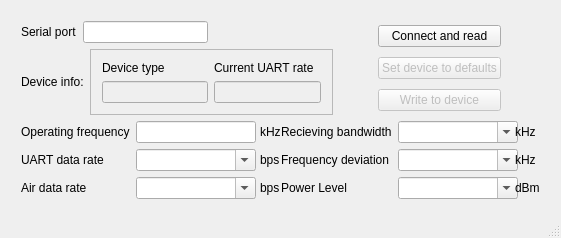
<?xml version="1.0" encoding="UTF-8"?>
<ui version="4.0">
 <class>Configurator</class>
 <widget class="QMainWindow" name="Configurator">
  <property name="geometry">
   <rect>
    <x>0</x>
    <y>0</y>
    <width>561</width>
    <height>238</height>
   </rect>
  </property>
  <property name="windowTitle">
   <string>HM-TRP Configurator</string>
  </property>
  <widget class="QWidget" name="centralWidget">
   <widget class="QWidget" name="layoutWidget">
    <property name="geometry">
     <rect>
      <x>10</x>
      <y>10</y>
      <width>541</width>
      <height>201</height>
     </rect>
    </property>
    <layout class="QVBoxLayout" name="verticalLayout_3">
     <item>
      <layout class="QHBoxLayout" name="horizontalLayout_3">
       <item>
        <layout class="QVBoxLayout" name="verticalLayout_2">
         <item>
          <layout class="QHBoxLayout" name="horizontalLayout">
           <item>
            <widget class="QLabel" name="label">
             <property name="text">
              <string>Serial port</string>
             </property>
            </widget>
           </item>
           <item>
            <widget class="QLineEdit" name="serialPort"/>
           </item>
           <item>
            <spacer name="horizontalSpacer">
             <property name="orientation">
              <enum>Qt::Horizontal</enum>
             </property>
             <property name="sizeHint" stdset="0">
              <size>
               <width>40</width>
               <height>20</height>
              </size>
             </property>
            </spacer>
           </item>
          </layout>
         </item>
         <item>
          <layout class="QHBoxLayout" name="horizontalLayout_2">
           <item>
            <widget class="QLabel" name="label_4">
             <property name="text">
              <string>Device info:</string>
             </property>
            </widget>
           </item>
           <item>
            <widget class="QFrame" name="frame">
             <property name="frameShape">
              <enum>QFrame::StyledPanel</enum>
             </property>
             <property name="frameShadow">
              <enum>QFrame::Sunken</enum>
             </property>
             <layout class="QGridLayout" name="gridLayout">
              <item row="0" column="1">
               <widget class="QLabel" name="label_3">
                <property name="text">
                 <string>Current UART rate</string>
                </property>
               </widget>
              </item>
              <item row="1" column="0">
               <widget class="QLineEdit" name="devType">
                <property name="enabled">
                 <bool>false</bool>
                </property>
                <property name="focusPolicy">
                 <enum>Qt::NoFocus</enum>
                </property>
                <property name="readOnly">
                 <bool>true</bool>
                </property>
               </widget>
              </item>
              <item row="1" column="1">
               <widget class="QLineEdit" name="curRate">
                <property name="enabled">
                 <bool>false</bool>
                </property>
                <property name="focusPolicy">
                 <enum>Qt::NoFocus</enum>
                </property>
                <property name="readOnly">
                 <bool>true</bool>
                </property>
               </widget>
              </item>
              <item row="0" column="0">
               <widget class="QLabel" name="label_2">
                <property name="text">
                 <string>Device type</string>
                </property>
               </widget>
              </item>
             </layout>
            </widget>
           </item>
          </layout>
         </item>
        </layout>
       </item>
       <item>
        <layout class="QHBoxLayout" name="horizontalLayout_4">
         <item>
          <spacer name="horizontalSpacer_2">
           <property name="orientation">
            <enum>Qt::Horizontal</enum>
           </property>
           <property name="sizeHint" stdset="0">
            <size>
             <width>40</width>
             <height>20</height>
            </size>
           </property>
          </spacer>
         </item>
         <item>
          <layout class="QVBoxLayout" name="verticalLayout">
           <item>
            <widget class="QPushButton" name="readButton">
             <property name="text">
              <string>Connect and read</string>
             </property>
            </widget>
           </item>
           <item>
            <widget class="QPushButton" name="defaultsButton">
             <property name="enabled">
              <bool>false</bool>
             </property>
             <property name="text">
              <string>Set device to defaults</string>
             </property>
            </widget>
           </item>
           <item>
            <widget class="QPushButton" name="writeButton">
             <property name="enabled">
              <bool>false</bool>
             </property>
             <property name="text">
              <string>Write to device</string>
             </property>
            </widget>
           </item>
          </layout>
         </item>
         <item>
          <spacer name="horizontalSpacer_4">
           <property name="orientation">
            <enum>Qt::Horizontal</enum>
           </property>
           <property name="sizeHint" stdset="0">
            <size>
             <width>40</width>
             <height>20</height>
            </size>
           </property>
          </spacer>
         </item>
        </layout>
       </item>
      </layout>
     </item>
     <item>
      <layout class="QHBoxLayout" name="horizontalLayout_5">
       <property name="spacing">
        <number>0</number>
       </property>
       <item>
        <layout class="QGridLayout" name="gridLayout_2">
         <property name="sizeConstraint">
          <enum>QLayout::SetDefaultConstraint</enum>
         </property>
         <item row="0" column="0">
          <widget class="QLabel" name="label_10">
           <property name="text">
            <string>Operating frequency</string>
           </property>
          </widget>
         </item>
         <item row="0" column="1">
          <widget class="QLineEdit" name="frequency">
           <property name="minimumSize">
            <size>
             <width>120</width>
             <height>0</height>
            </size>
           </property>
          </widget>
         </item>
         <item row="1" column="0">
          <widget class="QLabel" name="label_6">
           <property name="text">
            <string>UART data rate</string>
           </property>
          </widget>
         </item>
         <item row="1" column="1">
          <widget class="QComboBox" name="uartRate">
           <property name="minimumSize">
            <size>
             <width>120</width>
             <height>0</height>
            </size>
           </property>
           <property name="editable">
            <bool>true</bool>
           </property>
          </widget>
         </item>
         <item row="2" column="0">
          <widget class="QLabel" name="label_7">
           <property name="text">
            <string>Air data rate</string>
           </property>
          </widget>
         </item>
         <item row="2" column="1">
          <widget class="QComboBox" name="airRate">
           <property name="minimumSize">
            <size>
             <width>120</width>
             <height>0</height>
            </size>
           </property>
           <property name="editable">
            <bool>true</bool>
           </property>
          </widget>
         </item>
         <item row="0" column="2">
          <widget class="QLabel" name="label_11">
           <property name="text">
            <string>kHz</string>
           </property>
          </widget>
         </item>
         <item row="1" column="2">
          <widget class="QLabel" name="label_12">
           <property name="text">
            <string>bps</string>
           </property>
          </widget>
         </item>
         <item row="2" column="2">
          <widget class="QLabel" name="label_13">
           <property name="text">
            <string>bps</string>
           </property>
          </widget>
         </item>
        </layout>
       </item>
       <item>
        <layout class="QGridLayout" name="gridLayout_3">
         <property name="sizeConstraint">
          <enum>QLayout::SetDefaultConstraint</enum>
         </property>
         <item row="0" column="1">
          <widget class="QLabel" name="label_8">
           <property name="text">
            <string>Recieving bandwidth</string>
           </property>
          </widget>
         </item>
         <item row="0" column="2">
          <widget class="QComboBox" name="recvBandwidth">
           <property name="minimumSize">
            <size>
             <width>120</width>
             <height>0</height>
            </size>
           </property>
           <property name="editable">
            <bool>true</bool>
           </property>
          </widget>
         </item>
         <item row="1" column="1">
          <widget class="QLabel" name="label_9">
           <property name="text">
            <string>Frequency deviation</string>
           </property>
          </widget>
         </item>
         <item row="1" column="2">
          <widget class="QComboBox" name="freqDeviation">
           <property name="minimumSize">
            <size>
             <width>120</width>
             <height>0</height>
            </size>
           </property>
           <property name="editable">
            <bool>true</bool>
           </property>
          </widget>
         </item>
         <item row="2" column="1">
          <widget class="QLabel" name="label_5">
           <property name="text">
            <string>Power Level</string>
           </property>
          </widget>
         </item>
         <item row="2" column="2">
          <widget class="QComboBox" name="powerLevel">
           <property name="minimumSize">
            <size>
             <width>120</width>
             <height>0</height>
            </size>
           </property>
           <property name="editable">
            <bool>true</bool>
           </property>
          </widget>
         </item>
         <item row="0" column="3">
          <widget class="QLabel" name="label_14">
           <property name="text">
            <string>kHz</string>
           </property>
          </widget>
         </item>
         <item row="1" column="3">
          <widget class="QLabel" name="label_15">
           <property name="text">
            <string>kHz</string>
           </property>
          </widget>
         </item>
         <item row="2" column="3">
          <widget class="QLabel" name="label_16">
           <property name="text">
            <string>dBm</string>
           </property>
          </widget>
         </item>
         <item row="1" column="0">
          <spacer name="horizontalSpacer_3">
           <property name="orientation">
            <enum>Qt::Horizontal</enum>
           </property>
           <property name="sizeHint" stdset="0">
            <size>
             <width>40</width>
             <height>20</height>
            </size>
           </property>
          </spacer>
         </item>
        </layout>
       </item>
      </layout>
     </item>
    </layout>
   </widget>
  </widget>
  <widget class="QStatusBar" name="statusBar"/>
 </widget>
 <layoutdefault spacing="6" margin="11"/>
 <tabstops>
  <tabstop>serialPort</tabstop>
  <tabstop>readButton</tabstop>
  <tabstop>frequency</tabstop>
  <tabstop>uartRate</tabstop>
  <tabstop>airRate</tabstop>
  <tabstop>recvBandwidth</tabstop>
  <tabstop>freqDeviation</tabstop>
  <tabstop>powerLevel</tabstop>
  <tabstop>defaultsButton</tabstop>
  <tabstop>writeButton</tabstop>
  <tabstop>devType</tabstop>
  <tabstop>curRate</tabstop>
 </tabstops>
 <resources/>
 <connections/>
</ui>
